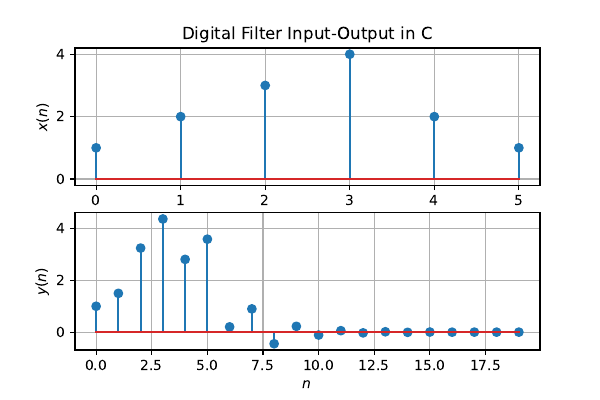

Write Python code to recreate this figure.
import pandas as pd
import numpy as np

x = pd.read_csv('x.txt',header=None)
print(x)

y = pd.read_csv('y.txt',header=None)
print(y)

import matplotlib.pyplot as plt
plt.subplot(2, 1, 1)
plt.stem(range(0,6),x)
plt.title('Digital Filter Input-Output in C')
plt.ylabel('$x(n)$')
plt.grid()


plt.subplot(2, 1, 2)
plt.stem(range(0,20),y)
plt.xlabel('$n$')
plt.ylabel('$y(n)$')
plt.grid()
plt.savefig('xnynC.pdf')
